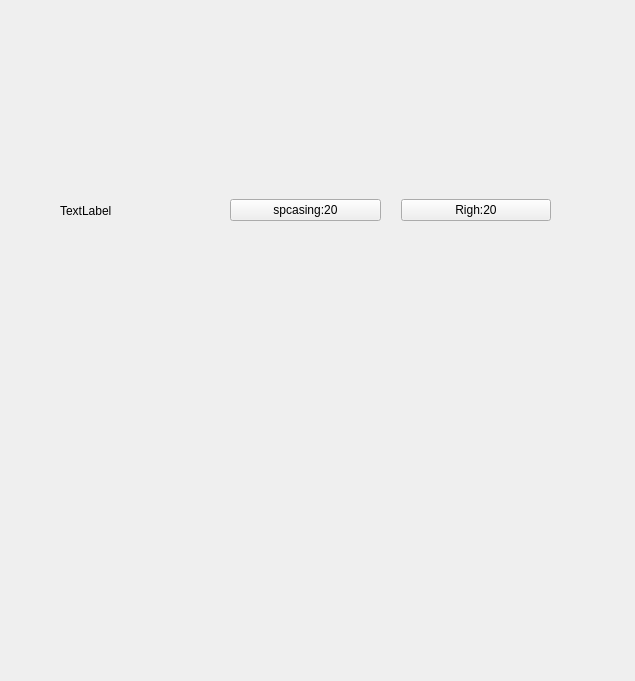
<?xml version="1.0" encoding="UTF-8"?>
<ui version="4.0">
 <class>Form</class>
 <widget class="QWidget" name="Form">
  <property name="geometry">
   <rect>
    <x>0</x>
    <y>0</y>
    <width>635</width>
    <height>681</height>
   </rect>
  </property>
  <property name="windowTitle">
   <string>Form</string>
  </property>
  <widget class="QWidget" name="">
   <property name="geometry">
    <rect>
     <x>60</x>
     <y>120</y>
     <width>511</width>
     <height>181</height>
    </rect>
   </property>
   <layout class="QHBoxLayout" name="horizontalLayout">
    <property name="spacing">
     <number>20</number>
    </property>
    <property name="rightMargin">
     <number>20</number>
    </property>
    <item>
     <widget class="QLabel" name="label">
      <property name="text">
       <string>TextLabel</string>
      </property>
     </widget>
    </item>
    <item>
     <widget class="QPushButton" name="pushButton">
      <property name="text">
       <string>spcasing:20</string>
      </property>
     </widget>
    </item>
    <item>
     <widget class="QPushButton" name="pushButton_2">
      <property name="text">
       <string>Righ:20</string>
      </property>
     </widget>
    </item>
   </layout>
  </widget>
 </widget>
 <resources/>
 <connections/>
</ui>
